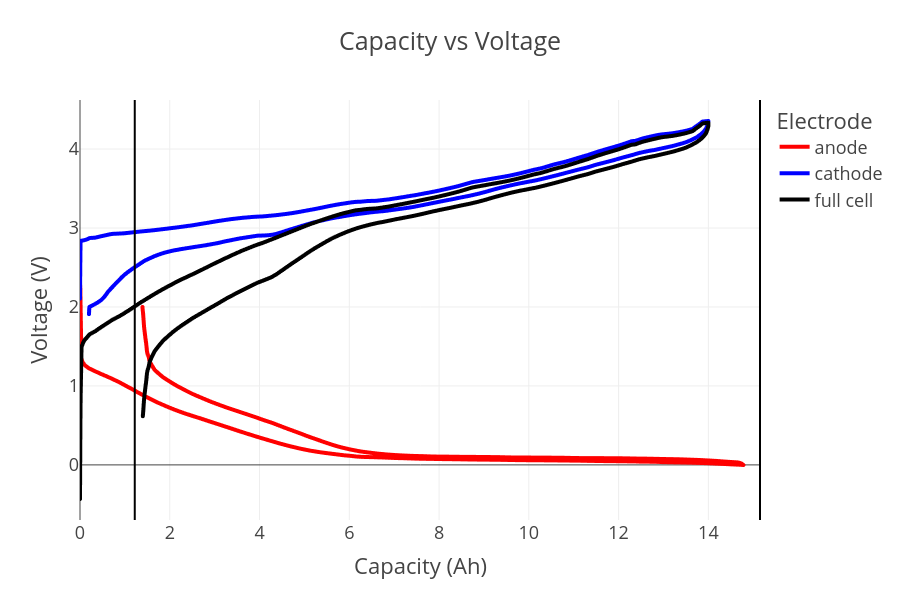

Here is the notebook cell this chart was saved with:
### Code cell
figure = cell.get_capacity_voltage_plot(width=900, height=600)
figure.show()

### Figure 1 — Plotly figure (JSON) as saved in the notebook; plotly's stock layout.template omitted (floating-point values rounded to 4 significant figures; data arrays with more than 128 entries replaced by an {"elided": "..."} marker saying what was removed)
{"data": [{"hovertemplate": "Electrode=anode<br>Capacity (Ah)=%{x}<br>Voltage (V)=%{y}<extra></extra>", "legendgroup": "anode", "line": {"color": "red", "dash": "solid", "width": 4}, "marker": {"symbol": "circle"}, "mode": "lines", "name": "anode", "showlegend": true, "type": "scattergl", "x": {"elided": "2000 float values"}, "xaxis": "x", "y": {"elided": "2000 float values"}, "yaxis": "y"}, {"hovertemplate": "Electrode=cathode<br>Capacity (Ah)=%{x}<br>Voltage (V)=%{y}<extra></extra>", "legendgroup": "cathode", "line": {"color": "blue", "dash": "solid", "width": 4}, "marker": {"symbol": "circle"}, "mode": "lines", "name": "cathode", "showlegend": true, "type": "scattergl", "x": {"elided": "2000 float values"}, "xaxis": "x", "y": {"elided": "2000 float values"}, "yaxis": "y"}, {"hovertemplate": "Electrode=full cell<br>Capacity (Ah)=%{x}<br>Voltage (V)=%{y}<extra></extra>", "legendgroup": "full cell", "line": {"color": "black", "dash": "solid", "width": 4}, "marker": {"symbol": "circle"}, "mode": "lines", "name": "full cell", "showlegend": true, "type": "scattergl", "x": {"elided": "1729 float values"}, "xaxis": "x", "y": {"elided": "1729 float values"}, "yaxis": "y"}], "layout": {"height": 600, "legend": {"title": {"text": "Electrode"}, "tracegroupgap": 0}, "shapes": [{"line": {"color": "black", "width": 2}, "type": "line", "x0": 15.15, "x1": 15.15, "xref": "x", "y0": 0, "y1": 1, "yref": "y domain"}, {"line": {"color": "black", "width": 2}, "type": "line", "x0": 1.22, "x1": 1.22, "xref": "x", "y0": 0, "y1": 1, "yref": "y domain"}], "title": {"text": "Capacity vs Voltage"}, "width": 900, "xaxis": {"anchor": "y", "domain": [0, 1], "title": {"text": "Capacity (Ah)"}}, "yaxis": {"anchor": "x", "domain": [0, 1], "title": {"text": "Voltage (V)"}}}}
